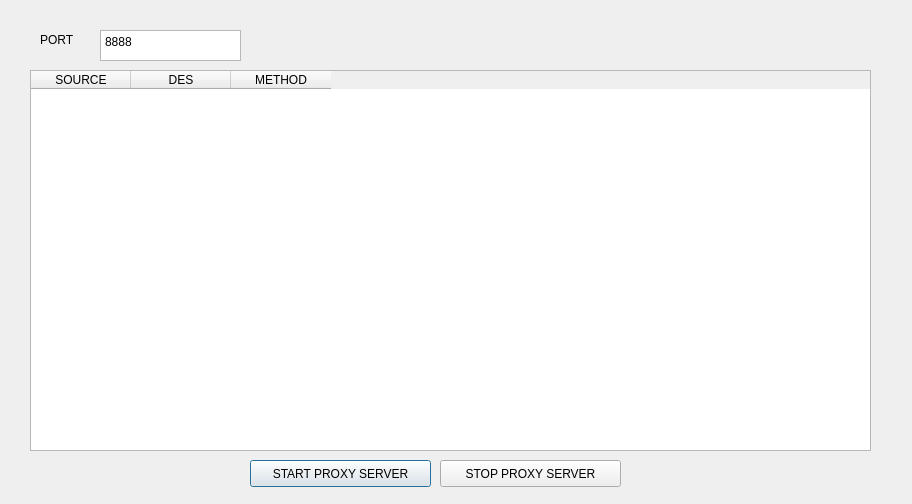
<?xml version="1.0" encoding="UTF-8"?>
<ui version="4.0">
 <class>Dialog</class>
 <widget class="QDialog" name="Dialog">
  <property name="geometry">
   <rect>
    <x>0</x>
    <y>0</y>
    <width>912</width>
    <height>504</height>
   </rect>
  </property>
  <property name="windowTitle">
   <string>Dialog</string>
  </property>
  <widget class="QPushButton" name="pushButton">
   <property name="geometry">
    <rect>
     <x>250</x>
     <y>460</y>
     <width>181</width>
     <height>27</height>
    </rect>
   </property>
   <property name="text">
    <string>START PROXY SERVER</string>
   </property>
  </widget>
  <widget class="QPushButton" name="pushButton_2">
   <property name="geometry">
    <rect>
     <x>440</x>
     <y>460</y>
     <width>181</width>
     <height>27</height>
    </rect>
   </property>
   <property name="text">
    <string>STOP PROXY SERVER</string>
   </property>
  </widget>
  <widget class="QPlainTextEdit" name="plainTextEdit">
   <property name="geometry">
    <rect>
     <x>100</x>
     <y>30</y>
     <width>141</width>
     <height>31</height>
    </rect>
   </property>
   <property name="plainText">
    <string>8888</string>
   </property>
  </widget>
  <widget class="QLabel" name="label">
   <property name="geometry">
    <rect>
     <x>40</x>
     <y>30</y>
     <width>51</width>
     <height>19</height>
    </rect>
   </property>
   <property name="text">
    <string>PORT</string>
   </property>
  </widget>
  <widget class="QTableWidget" name="tableWidget">
   <property name="geometry">
    <rect>
     <x>30</x>
     <y>70</y>
     <width>841</width>
     <height>381</height>
    </rect>
   </property>
   <column>
    <property name="text">
     <string>SOURCE</string>
    </property>
   </column>
   <column>
    <property name="text">
     <string>DES</string>
    </property>
   </column>
   <column>
    <property name="text">
     <string>METHOD</string>
    </property>
   </column>
  </widget>
 </widget>
 <resources/>
 <connections/>
</ui>
